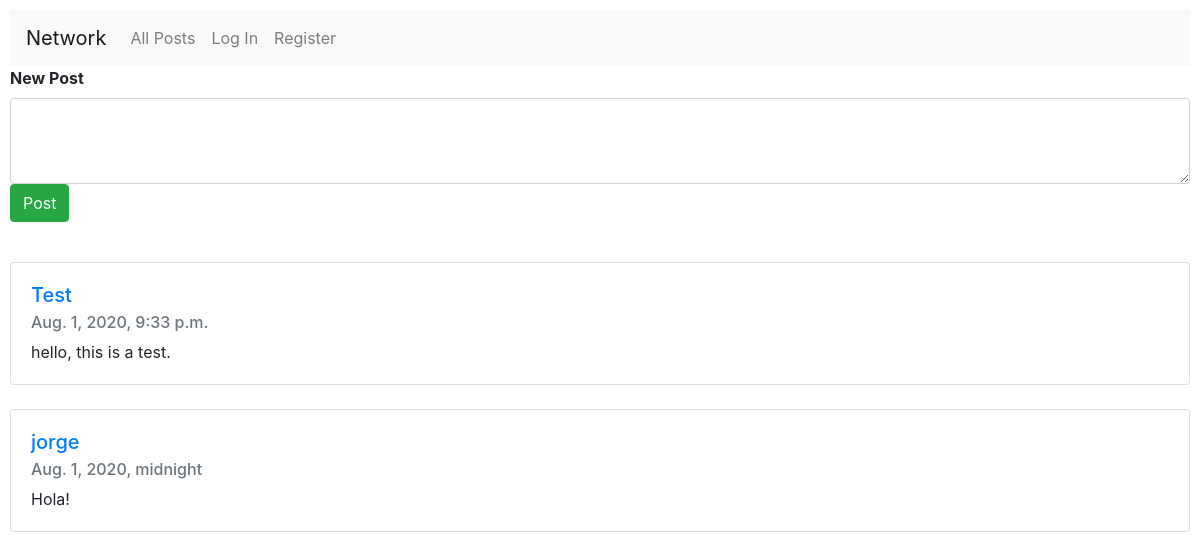
/, run on an earlier commit of the app's database.
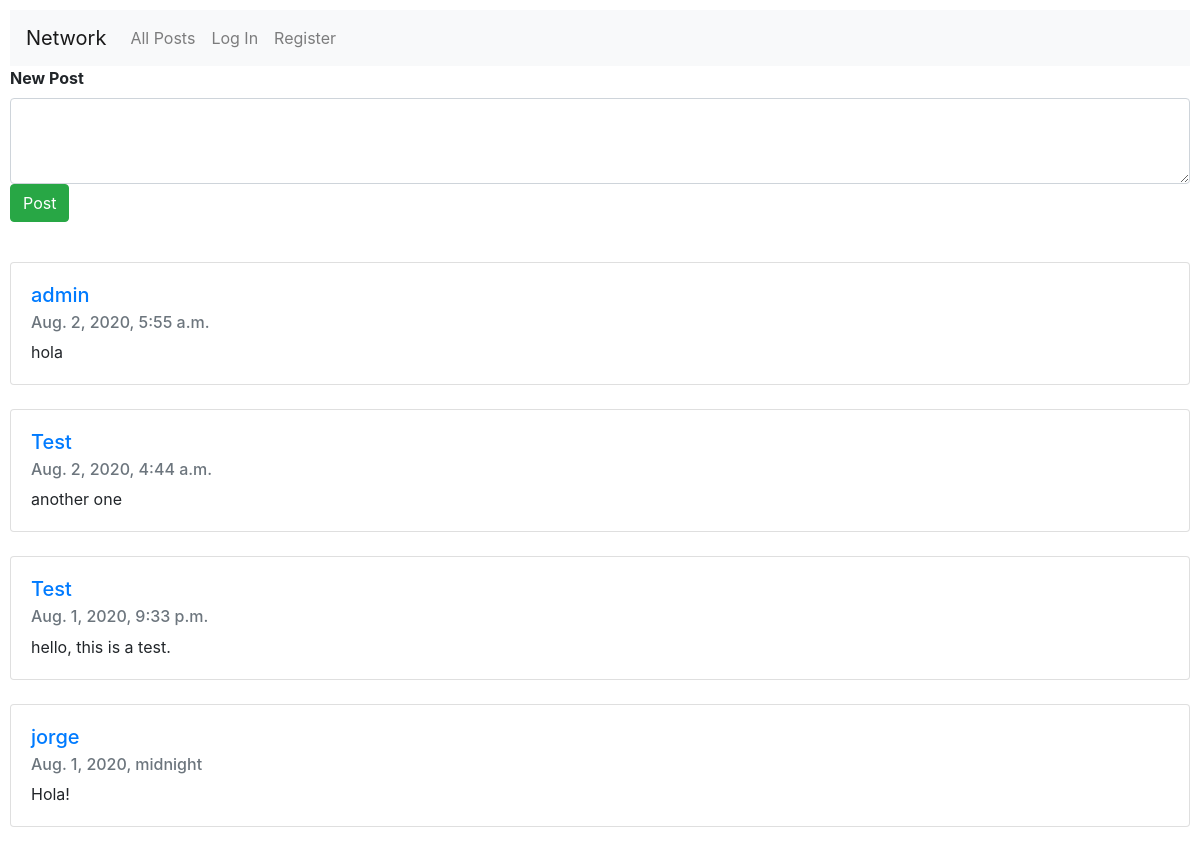
And on a later commit of the database.
### network/models.py (models this page shows)
class Post(models.Model):
    user = models.ForeignKey(User, on_delete=models.CASCADE, related_name="posts")
    content = models.CharField(max_length=512)
    date_added = models.DateTimeField(auto_now_add=True)

class User(AbstractUser):
    pass

### network/views.py (the view)
# urls.py: path("", views.index, name="index"),
def index(request):
    posts = Post.objects.all()
    return render(request, "network/index.html",{
        "posts": [post for post in posts[::-1]]
    })

### network/templates/network/index.html (shortened to what this page needs)
{% extends "network/layout.html" %}
{% block body %}
    <form action="{% url 'newpost' %}" method="post">
        <div class="form-group">
            <label for="newpost"><b>New Post</b></label>
            <textarea class="form-control" rows="3" name="newpost"></textarea>
            <button type="submit" class="btn btn-success">Post</button>
        </div>
    </form>
    <br>
    {% for post in posts %}
    <div class="card">
        <div class="card-body">
            <h5 class="card-title"><a href="{% url 'userprofile' post.user.id %}">{{post.user}}</a></h5>
            <h6 class="card-subtitle mb-2 text-muted">{{post.date_added}}</h6>
            <p class="card-text">{{post.content}}</p>
        </div>
    </div>
    <br>
    {% endfor %}
{% endblock %}

### network/templates/network/layout.html (shortened to what this page needs)
{% load static %}
<!DOCTYPE html>
<html lang="en">
    <head>
        <link rel="stylesheet" href="https://stackpath.bootstrapcdn.com/bootstrap/4.5.0/css/bootstrap.min.css">
        <link href="{% static 'network/styles.css' %}" rel="stylesheet">
    </head>
    <body>
        <nav class="navbar navbar-expand-lg navbar-light bg-light">
            <a class="navbar-brand" href="#">Network</a>
            <div>
              <ul class="navbar-nav mr-auto">
                <li class="nav-item">
                  <a class="nav-link" href="{% url 'index' %}">All Posts</a>
                </li>
                {% if user.is_authenticated %}
                    <li class="nav-item">
                        <a class="nav-link" href="{% url 'following' %}">Following</a>
                    </li>
                    <li class="nav-item">
                        <a class="nav-link" href="{% url 'logout' %}">Log Out</a>
                    </li>
                {% else %}
                    <li class="nav-item">
                        <a class="nav-link" href="{% url 'login' %}">Log In</a>
                    </li>
                    <li class="nav-item">
                        <a class="nav-link" href="{% url 'register' %}">Register</a>
                    </li>
                {% endif %}
              </ul>
            </div>
          </nav>
        <div class="body">
            {% block body %}
            {% endblock %}
        </div>
    </body>
</html>

### network/static/network/styles.css (style rules this page uses)
body { padding: 10px; }

What changed in the data, as far as the page shows it:
added Post: user "admin", date_added "Aug. 2, 2020, 5:55 a.m.", content "hola"
added Post: user "Test", date_added "Aug. 2, 2020, 4:44 a.m.", content "another one"
